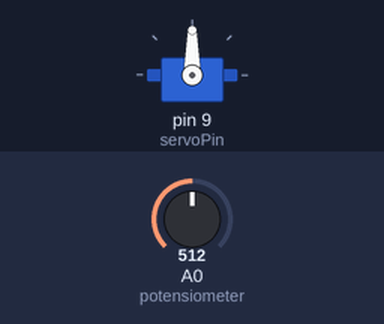
A sketch run on a simulated Arduino Uno, built with avr-gcc and run on an emulated ATmega328P. Parts: servo. The test bench sets the inputs (shaded band); at power-on: A0 (potensiometer) = 512.

Above: at 1.2 s.
1.3 s: A0 (potensiometer) set to 716
At 1.8 s:
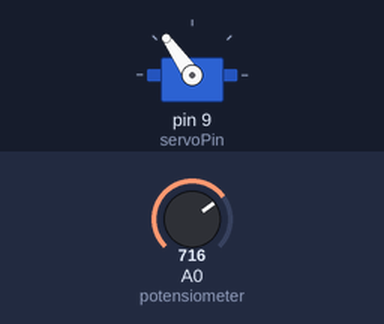
2.8 s: A0 (potensiometer) set to 900
At 4.0 s:
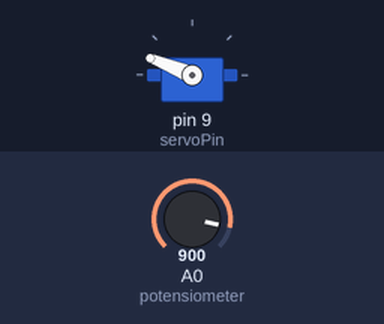
4.3 s: A0 (potensiometer) set to 1023
At 5.3 s:
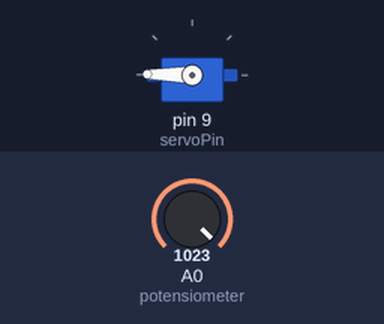
5.8 s: A0 (potensiometer) set to 306
At 6.4 s:
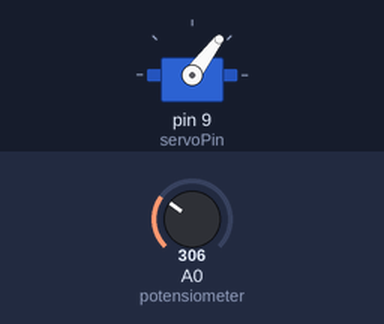
7.3 s: A0 (potensiometer) set to 122
At 7.6 s:
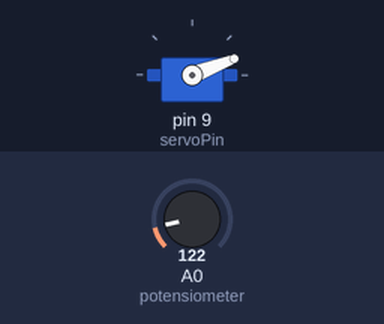
Timing chart, 0 to 9.8 s (numbered marks = the images above; inputs shaded):
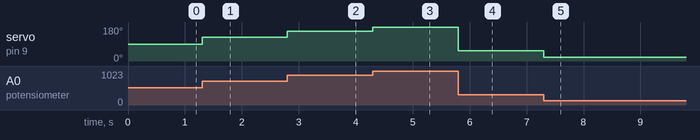

Measured:
- after the input at 1.3 s, servo on pin 9 (servoPin): 90° → 125° at once
- after the input at 2.8 s, servo on pin 9 (servoPin): 125° → 158° at once
- after the input at 4.3 s, servo on pin 9 (servoPin): 158° → 179° at once
- after the input at 5.8 s, servo on pin 9 (servoPin): 179° → 53° at once
- after the input at 7.3 s, servo on pin 9 (servoPin): 53° → 21° at once

The sketch:

servoPotensio.ino
```cpp
#include <Servo.h>

const int servoPin = 9;
const int t = 1000;


int servoAngle = 0;


Servo servo;


void potensiometer(){
    servoAngle = analogRead(A0);
    servoAngle = map(servoAngle,0,1024,0,180);
}

void styreServo(){
    servo.write(servoAngle);
}

void setup(){
    servo.attach(servoPin);

}

void loop() {
    potensiometer();
    styreServo();
}
```
